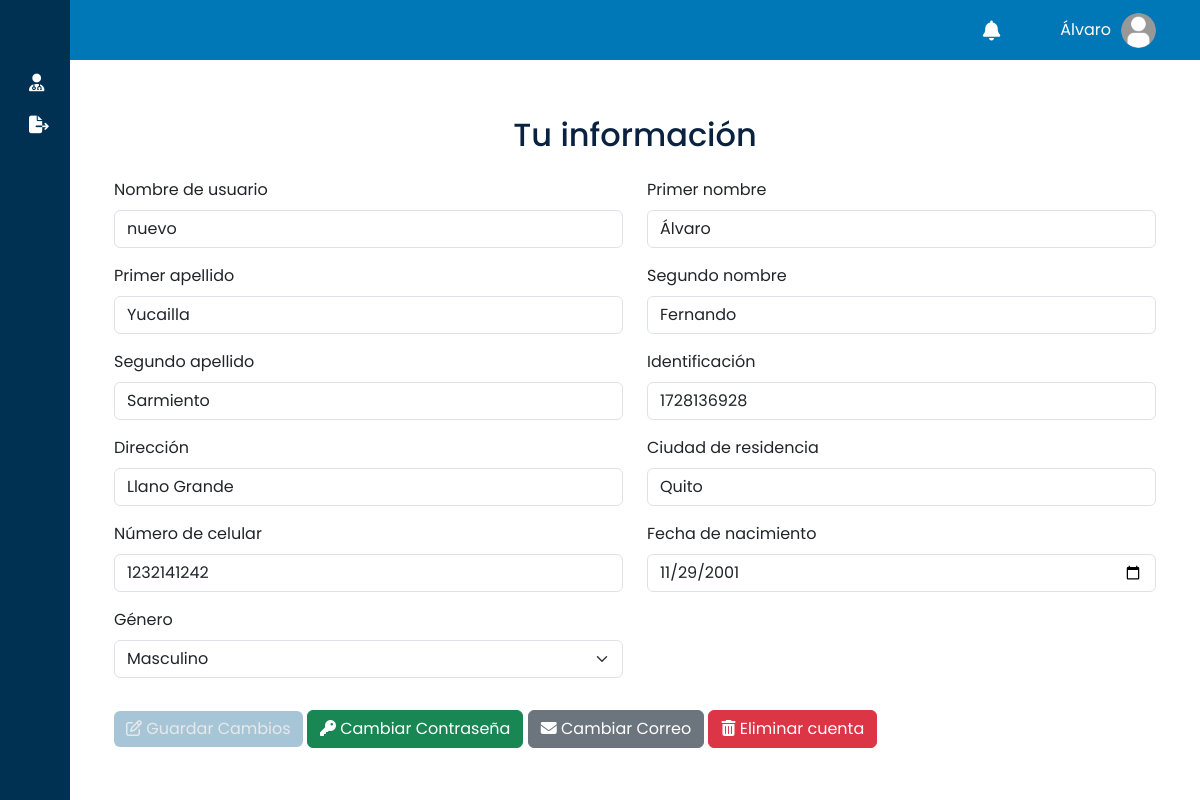
The app's page /core/shared/configuration/ (signed in), older data.
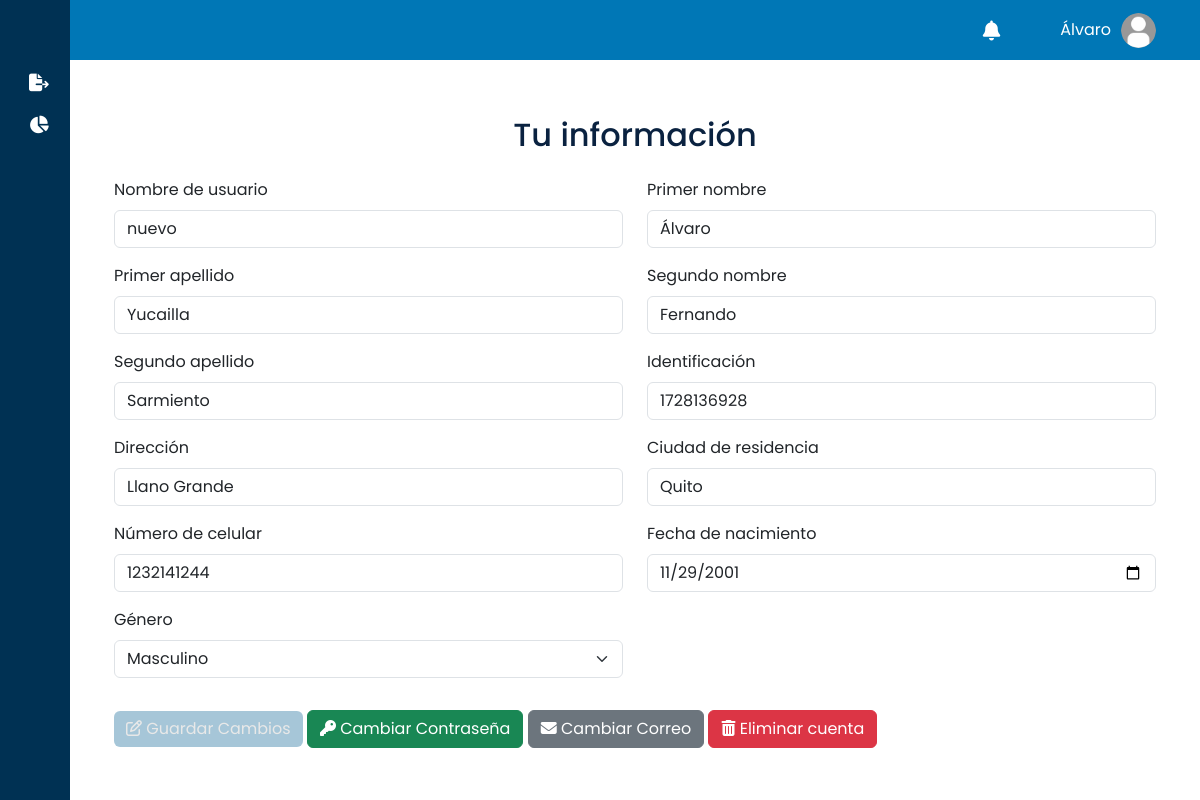
The same page, newer data.
### core/models.py (models this page shows, shortened)
class User(AbstractUser):
    middle_name = models.CharField(max_length=30, blank=True, null=True)
    maternal_surname = models.CharField(max_length=30, blank=True, null=True)
    identification = models.CharField(max_length=13, blank=True, null=True)
    address = models.CharField(max_length=50, blank=True, null=True)
    city = models.CharField(max_length=15, blank=True, null=True)
    phone_number = models.CharField(max_length=10, blank=True, null=True)
    birth_date = models.DateField(blank=True, null=True)
    GENRE_CHOICES = [
        ('M', 'Masculino'),
        ('F', 'Femenino'),
    ]
    genre = models.CharField(
        max_length=1, choices=GENRE_CHOICES, blank=False, null=False)

### core/views/shared_views.py (the view)
# urls.py: path('shared/configuration/', views.configuration, name='configuration'),
@login_required
def configuration(request):
    try:
        if request.method == "POST" and request.headers.get("X-Requested-With") == "XMLHttpRequest":
            form = UserUpdateForm(request.POST, instance=request.user)
            if form.is_valid():
                form.save()
                messages.success(
                    request, "Tu información ha sido actualizada exitosamente."
                )
                return JsonResponse({"success": True, "message": "Información actualizada exitosamente."})
            else:
                messages.error(
                    request, "Hubo un error al actualizar tu información. Por favor, revisa los campos."
                )
                return JsonResponse({"success": False, "errors": form.errors}, status=400)
        else:
            form = UserUpdateForm(instance=request.user)
    except Exception as e:
        messages.error(
            request, "Ocurrió un error inesperado. Por favor, intenta de nuevo."
        )
        return JsonResponse({"success": False, "error": "Ocurrió un error inesperado."}, status=500)
    return render(request, "shared/configuration.html", {"form": form})

### core/context_processors.py (called while the page is built)
def group_context(request):
    if request.user.is_authenticated:
        return {
            'is_paciente': request.user.groups.filter(name='Paciente').exists(),
            'is_administrador': request.user.groups.filter(name='Administrador').exists(),
            'is_secretaria': request.user.groups.filter(name='Secretaria').exists(),
            'is_doctor': request.user.groups.filter(name='Doctor').exists(),
            'is_manager': request.user.groups.filter(name='Gerencia').exists(),
        }
    return {}

def notifications_processor(request):
    if request.user.is_authenticated:
        notifications = Notification.objects.filter(
            patient=request.user,
            is_read=False
        ).order_by('-created_at')
        return {
            'notifications': notifications,
            'unread_notifications': notifications,
        }
    return {'notifications': None, 'unread_notifications': None}

### core/templates/shared/configuration.html (shortened to what this page needs)
{% extends 'shared/base.html' %}
{% load static %}
{% block content %}
<div class="content">
    <div class="container">
        <h2 class="my-4 text-center">Tu información</h2>
        <form id="configurationForm" method="post" action="{% url 'configuration' %}">
            <div class="row">
                {% for field in form %}
                <div class="col-md-6 mb-3">
                    <div class="form-group">
                        <label for="{{ field.id_for_label }}" class="form-label">
                            {{ field.label }}
                        </label>
                        {{ field }}
                    </div>
                </div>
                {% endfor %}
            </div>
            <div class="d-grid gap-2 d-md-block">
                <button type="submit" id="submitButton" class="btn custom-button mt-3" disabled>
                    <i class="fa-regular fa-pen-to-square"></i> Guardar Cambios</button>
                <a class="btn btn-success mt-3" href="{% url 'account_change_password' %}" role="button">
                    <i class="fa-solid fa-key"></i> Cambiar Contraseña</a>
                <a class="btn btn-secondary mt-3" href="{% url 'render_email_page' %}" role="button">
                    <i class="fa-solid fa-envelope"></i> Cambiar Correo</a>
                <button type="button" class="btn btn-danger mt-3" id="deleteAccountButton">
                    <i class="fa-solid fa-trash-can"></i> Eliminar cuenta</button>
            </div>
        </form>
    </div>
</div>
{% endblock %}

### core/templates/shared/base.html (shortened to what the changed rows need)
{% load static %}
<!DOCTYPE html>
<html lang="en">
<head>
    <link href="https://cdn.lineicons.com/4.0/lineicons.css" rel="stylesheet" />
    <link rel="stylesheet" href="https://cdnjs.cloudflare.com/ajax/libs/font-awesome/6.5.2/css/all.min.css">
    <link href="https://cdn.jsdelivr.net/npm/bootstrap@5.3.0-alpha3/dist/css/bootstrap.min.css" rel="stylesheet"
>
    <link href="https://cdn.jsdelivr.net/npm/gridjs/dist/theme/mermaid.min.css" rel="stylesheet" />
    <link href="https://cdn.jsdelivr.net/npm/tom-select@2.0.0/dist/css/tom-select.css" rel="stylesheet">
    <link rel="stylesheet" href="{% static '/styles/main.css' %}">
    <link href="https://cdn.jsdelivr.net/npm/fullcalendar@6.1.15/index.global.min.css" rel="stylesheet" />
</head>
<body>
    <div class="wrapper">
        <aside id="sidebar">
            <ul class="sidebar-nav">
                {% if is_administrador %}
                <li class="sidebar-item">
                    <a href="#" class="sidebar-link collapsed has-dropdown" data-bs-toggle="collapse"
                        data-bs-target="#hospital-management" aria-expanded="false" aria-controls="hospital-management">
                        <i class="fa-solid fa-user-doctor"></i>
                    </a>
                </li>
                <li class="sidebar-item">
                    <a href="{% url 'reports:generate_report_form' %}" class="sidebar-link"
                        title="Generación de reportes" aria-label="Ir a generación de reportes">
                        <i class="fa-solid fa-file-export"></i>
                    </a>
                </li>
                <li class="sidebar-item">
                    <a href="{% url 'configuration' %}" class="sidebar-link" title="Configuración de cuenta"
                        aria-label="Ir a configuración de cuenta">
                    </a>
                </li>
                {% endif %}
                {% if is_manager %}
                <li class="sidebar-item">
                    <a href="{% url 'reports:generate_report_form' %}" class="sidebar-link"
                        title="Generación de reportes" aria-label="Ir a generación de reportes">
                        <i class="fa-solid fa-file-export"></i>
                    </a>
                </li>
                <li class="sidebar-item">
                    <a href="{% url 'reports:dashboard' %}" class="sidebar-link" title="Dashboard de estadísticas"
                        aria-label="Ir a estadísticas">
                        <i class="fa-solid fa-chart-pie"></i>
                    </a>
                </li>
                <li class="sidebar-item">
                    <a href="{% url 'configuration' %}" class="sidebar-link" title="Configuración de cuenta"
                        aria-label="Ir a configuración de cuenta">
                    </a>
                </li>
                {% endif %}
            </ul>
        </aside>
        <div class="main2">
            <div class="dashboard-navbar">
                <div class="navbar-content">
                    <ul class="main-nav">
                        <li class="user-link">
                            <div class="user-info">
                                <span class="user-name">{{ request.user.first_name }}</span>
                                <a href="#">
                                    <img src="{% static 'images/account.png' %}" alt="Profile" class="avatar">
                                </a>
                            </div>
                        </li>
                    </ul>
                </div>
            </div>
            {% block content %}
            {% endblock %}
        </div>
    </div>
</body>
</html>

Row changes from the older to the newer data that the page shows:
changed User "Álvaro": phone_number "1232141242" → "1232141244"
